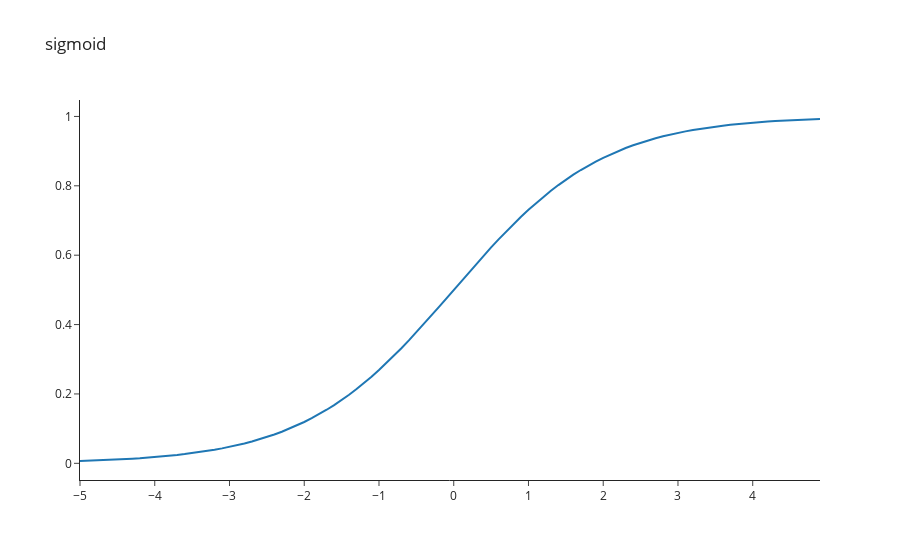

This figure's notebook cell:
### Code cell
def sigmoid(a):
    return 1 / (1+math.exp(-a))

plot_function("sigmoid", sigmoid)
